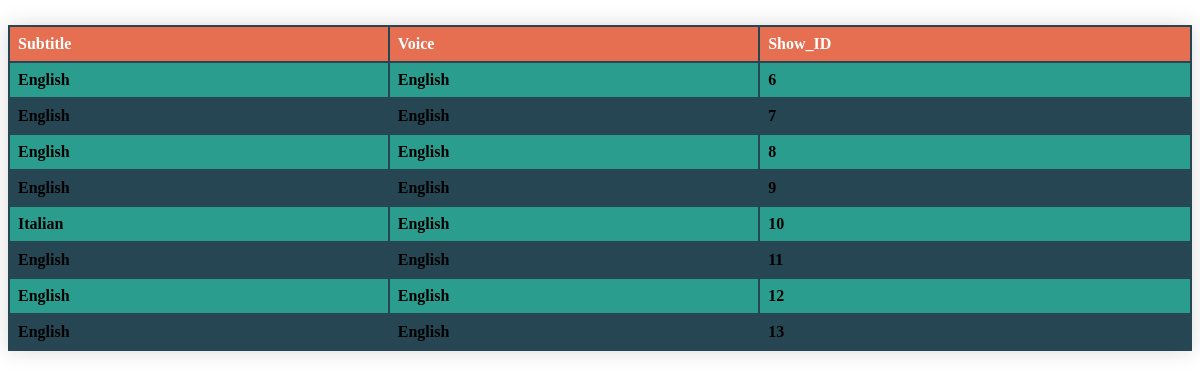
/flixwatcher_codes/languages.php, run on the app's committed database.
### tables this page shows
CREATE TABLE `Languages` (
  `Subtitle` text,
  `Voice` text,
  `Shows_ID` int(11) NOT NULL
);

### flixwatcher_codes/languages.php (the view, shortened to what this page needs)
<html>
    <head>
    </head>
    <body>
        <div allign="center">
    <table>
      <thead>
<tr><th>Subtitle</th><th>Voice</th><th>Show_ID</th></tr>
</thead>
<tbody>
<?php
include "config.php";
$sql_statement = "SELECT * FROM languages";
$result = mysqli_query($db,$sql_statement);
while ($row = mysqli_fetch_assoc($result))
{
    $subtitle = $row['Subtitle'];
    $voice = $row['Voice'];
    $show_id = $row['Shows_ID'];
    echo "<tr>" . "<th>" . $subtitle . "</th>". "<th>" . $voice . "</th>". "<th>" . $show_id ."</th>"."</tr>";
}
?>
</tbody>
</table>
</div>
    </body>
</html>

### flixwatcher_codes/languages.php (style rules this page uses)
table { border-collapse: collapse; margin: 25px 0; width: 100%; box-shadow: 0 0 20px rgba(0, 0, 0, 0.15); }
thead tr { background-color: #e76f51; color: #ffffff; text-align: left; border-bottom: 2px solid #264653; }
td, th { border: 2px solid #264653; text-align: left; padding: 8px; }
tbody tr:nth-child(even) { background-color: #264653; }
tbody tr:nth-child(odd) { background-color: #2a9d8f; }

### data on the page
languages: Subtitle "English", Voice "English", Shows_ID "6"
languages: Subtitle "English", Voice "English", Shows_ID "7"
languages: Subtitle "English", Voice "English", Shows_ID "8"
languages: Subtitle "English", Voice "English", Shows_ID "9"
languages: Subtitle "Italian", Voice "English", Shows_ID "10"
languages: Subtitle "English", Voice "English", Shows_ID "11"
languages: Subtitle "English", Voice "English", Shows_ID "12"
languages: Subtitle "English", Voice "English", Shows_ID "13"
